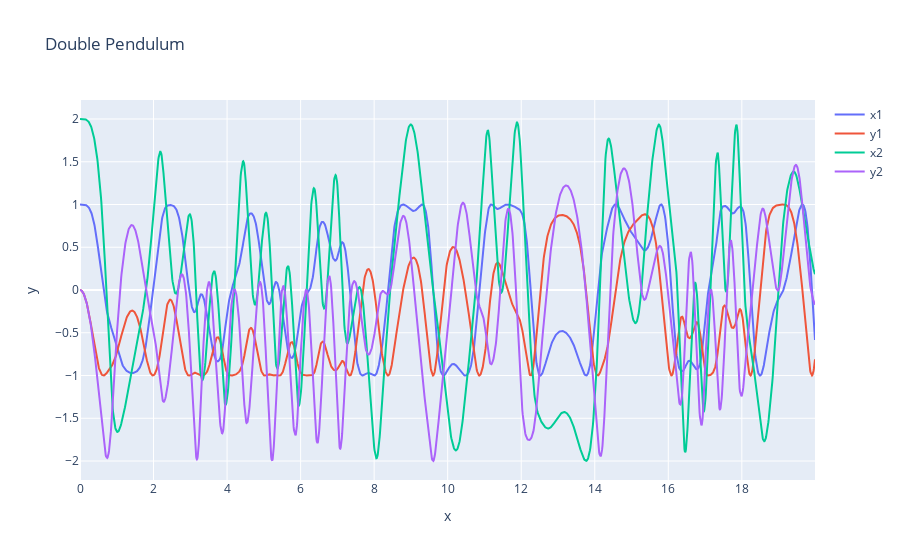

Notebook source saved alongside this figure:
### Code cell
layout = go.Layout(title="Double Pendulum", xaxis=dict(title="x"), yaxis=dict(title="y"))

data = [
    go.Scatter(x=t, y=x1, mode="lines", name="x1"),
    go.Scatter(x=t, y=y1, mode="lines", name="y1"),
    go.Scatter(x=t, y=x2, mode="lines", name="x2"),
    go.Scatter(x=t, y=y2, mode="lines", name="y2"),
]

fig = go.Figure(data=data, layout=layout)
fig.show()

### Figure 1 — Plotly figure (JSON) as saved in the notebook; plotly's stock layout.template omitted (floating-point values rounded to 4 significant figures; data arrays with more than 128 entries replaced by an {"elided": "..."} marker saying what was removed)
{"data": [{"mode": "lines", "name": "x1", "type": "scatter", "x": {"elided": "2000 float values"}, "y": {"elided": "2000 float values"}}, {"mode": "lines", "name": "y1", "type": "scatter", "x": {"elided": "2000 float values"}, "y": {"elided": "2000 float values"}}, {"mode": "lines", "name": "x2", "type": "scatter", "x": {"elided": "2000 float values"}, "y": {"elided": "2000 float values"}}, {"mode": "lines", "name": "y2", "type": "scatter", "x": {"elided": "2000 float values"}, "y": {"elided": "2000 float values"}}], "layout": {"title": {"text": "Double Pendulum"}, "xaxis": {"title": {"text": "x"}}, "yaxis": {"title": {"text": "y"}}}}
